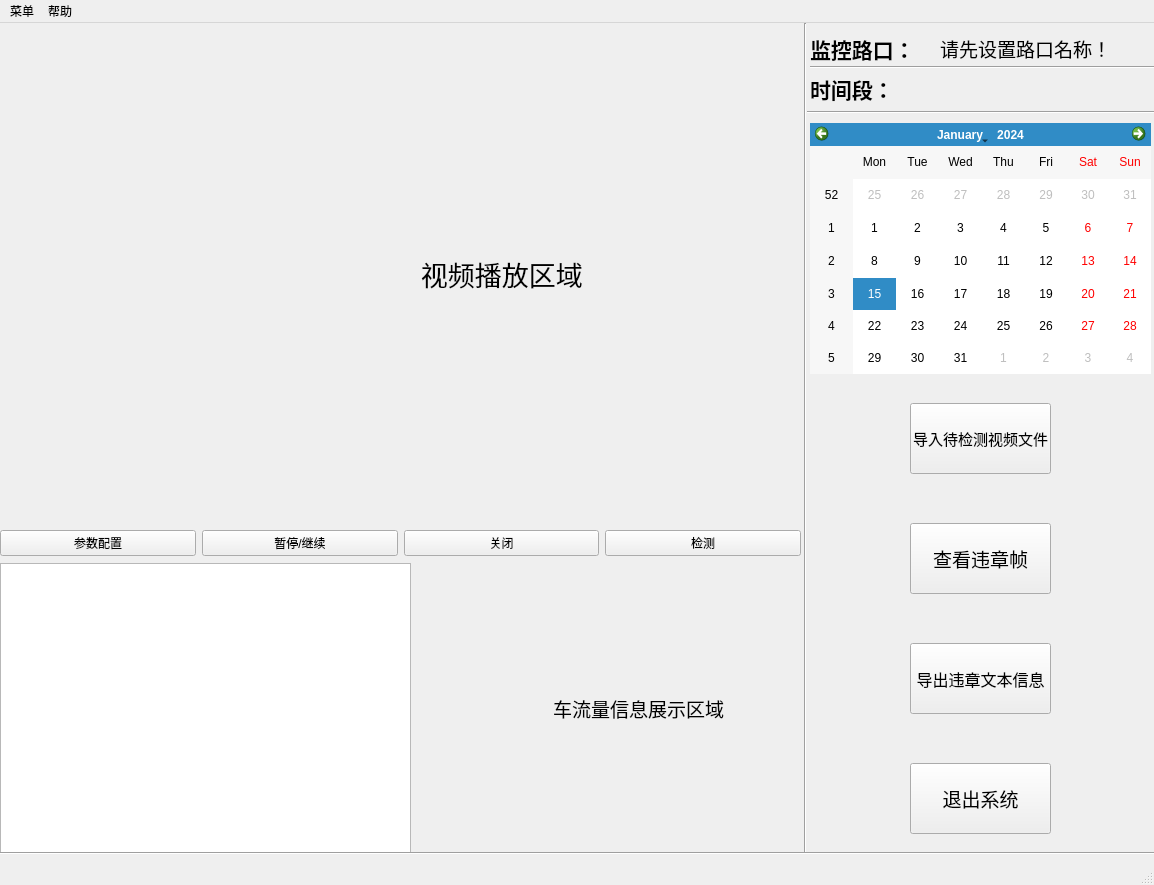
<?xml version="1.0" encoding="UTF-8"?>
<ui version="4.0">
 <class>MainWindow</class>
 <widget class="QMainWindow" name="MainWindow">
  <property name="geometry">
   <rect>
    <x>0</x>
    <y>0</y>
    <width>1154</width>
    <height>885</height>
   </rect>
  </property>
  <property name="minimumSize">
   <size>
    <width>1154</width>
    <height>885</height>
   </size>
  </property>
  <property name="maximumSize">
   <size>
    <width>1154</width>
    <height>885</height>
   </size>
  </property>
  <property name="windowTitle">
   <string>道路违法检测系统</string>
  </property>
  <widget class="QWidget" name="centralwidget">
   <widget class="Line" name="line_2">
    <property name="geometry">
     <rect>
      <x>780</x>
      <y>0</y>
      <width>51</width>
      <height>831</height>
     </rect>
    </property>
    <property name="orientation">
     <enum>Qt::Vertical</enum>
    </property>
   </widget>
   <widget class="QLabel" name="DisplayLabel">
    <property name="geometry">
     <rect>
      <x>0</x>
      <y>0</y>
      <width>801</width>
      <height>501</height>
     </rect>
    </property>
    <property name="minimumSize">
     <size>
      <width>711</width>
      <height>431</height>
     </size>
    </property>
    <property name="maximumSize">
     <size>
      <width>801</width>
      <height>501</height>
     </size>
    </property>
    <property name="font">
     <font>
      <family>Agency FB</family>
      <pointsize>20</pointsize>
     </font>
    </property>
    <property name="text">
     <string>                                                            视频播放区域</string>
    </property>
    <property name="textFormat">
     <enum>Qt::AutoText</enum>
    </property>
   </widget>
   <widget class="QTableView" name="tableView">
    <property name="geometry">
     <rect>
      <x>0</x>
      <y>540</y>
      <width>411</width>
      <height>291</height>
     </rect>
    </property>
    <property name="minimumSize">
     <size>
      <width>0</width>
      <height>0</height>
     </size>
    </property>
    <attribute name="horizontalHeaderShowSortIndicator" stdset="0">
     <bool>false</bool>
    </attribute>
   </widget>
   <widget class="QLabel" name="label_road">
    <property name="geometry">
     <rect>
      <x>810</x>
      <y>10</y>
      <width>111</width>
      <height>31</height>
     </rect>
    </property>
    <property name="font">
     <font>
      <family>仿宋</family>
      <pointsize>16</pointsize>
      <weight>75</weight>
      <bold>true</bold>
     </font>
    </property>
    <property name="text">
     <string>监控路口：</string>
    </property>
   </widget>
   <widget class="QLabel" name="label_road_text">
    <property name="geometry">
     <rect>
      <x>940</x>
      <y>10</y>
      <width>181</width>
      <height>31</height>
     </rect>
    </property>
    <property name="font">
     <font>
      <family>仿宋</family>
      <pointsize>14</pointsize>
     </font>
    </property>
    <property name="text">
     <string>请先设置路口名称！</string>
    </property>
   </widget>
   <widget class="Line" name="line">
    <property name="geometry">
     <rect>
      <x>0</x>
      <y>-25</y>
      <width>1171</width>
      <height>31</height>
     </rect>
    </property>
    <property name="orientation">
     <enum>Qt::Horizontal</enum>
    </property>
   </widget>
   <widget class="QCalendarWidget" name="calendarWidget">
    <property name="geometry">
     <rect>
      <x>810</x>
      <y>100</y>
      <width>341</width>
      <height>251</height>
     </rect>
    </property>
    <property name="minimumSize">
     <size>
      <width>311</width>
      <height>241</height>
     </size>
    </property>
    <property name="maximumSize">
     <size>
      <width>10000</width>
      <height>10000</height>
     </size>
    </property>
   </widget>
   <widget class="Line" name="line_4">
    <property name="geometry">
     <rect>
      <x>-10</x>
      <y>810</y>
      <width>1171</width>
      <height>41</height>
     </rect>
    </property>
    <property name="orientation">
     <enum>Qt::Horizontal</enum>
    </property>
   </widget>
   <widget class="QWidget" name="layoutWidget">
    <property name="geometry">
     <rect>
      <x>0</x>
      <y>500</y>
      <width>801</width>
      <height>41</height>
     </rect>
    </property>
    <layout class="QHBoxLayout" name="horizontalLayout">
     <item>
      <widget class="QPushButton" name="Button_GetPos">
       <property name="text">
        <string>参数配置</string>
       </property>
      </widget>
     </item>
     <item>
      <widget class="QPushButton" name="Continue">
       <property name="text">
        <string>暂停/继续</string>
       </property>
      </widget>
     </item>
     <item>
      <widget class="QPushButton" name="Close">
       <property name="text">
        <string>关闭</string>
       </property>
      </widget>
     </item>
     <item>
      <widget class="QPushButton" name="Api_button">
       <property name="text">
        <string>检测</string>
       </property>
      </widget>
     </item>
    </layout>
   </widget>
   <widget class="QPushButton" name="Open">
    <property name="geometry">
     <rect>
      <x>910</x>
      <y>380</y>
      <width>141</width>
      <height>71</height>
     </rect>
    </property>
    <property name="minimumSize">
     <size>
      <width>141</width>
      <height>71</height>
     </size>
    </property>
    <property name="maximumSize">
     <size>
      <width>141</width>
      <height>71</height>
     </size>
    </property>
    <property name="font">
     <font>
      <family>Agency FB</family>
      <pointsize>11</pointsize>
     </font>
    </property>
    <property name="text">
     <string>导入待检测视频文件</string>
    </property>
   </widget>
   <widget class="QPushButton" name="Button_imgout">
    <property name="geometry">
     <rect>
      <x>910</x>
      <y>500</y>
      <width>141</width>
      <height>71</height>
     </rect>
    </property>
    <property name="minimumSize">
     <size>
      <width>141</width>
      <height>71</height>
     </size>
    </property>
    <property name="maximumSize">
     <size>
      <width>141</width>
      <height>71</height>
     </size>
    </property>
    <property name="font">
     <font>
      <family>Agency FB</family>
      <pointsize>14</pointsize>
     </font>
    </property>
    <property name="text">
     <string>查看违章帧</string>
    </property>
   </widget>
   <widget class="QPushButton" name="Button_infoout">
    <property name="geometry">
     <rect>
      <x>910</x>
      <y>620</y>
      <width>141</width>
      <height>71</height>
     </rect>
    </property>
    <property name="minimumSize">
     <size>
      <width>141</width>
      <height>71</height>
     </size>
    </property>
    <property name="maximumSize">
     <size>
      <width>141</width>
      <height>71</height>
     </size>
    </property>
    <property name="font">
     <font>
      <family>Agency FB</family>
      <pointsize>12</pointsize>
     </font>
    </property>
    <property name="text">
     <string>导出违章文本信息</string>
    </property>
   </widget>
   <widget class="QPushButton" name="Button_quit">
    <property name="geometry">
     <rect>
      <x>910</x>
      <y>740</y>
      <width>141</width>
      <height>71</height>
     </rect>
    </property>
    <property name="minimumSize">
     <size>
      <width>141</width>
      <height>71</height>
     </size>
    </property>
    <property name="maximumSize">
     <size>
      <width>141</width>
      <height>71</height>
     </size>
    </property>
    <property name="font">
     <font>
      <family>Agency FB</family>
      <pointsize>14</pointsize>
     </font>
    </property>
    <property name="text">
     <string>退出系统</string>
    </property>
   </widget>
   <widget class="QLabel" name="label_light">
    <property name="geometry">
     <rect>
      <x>810</x>
      <y>50</y>
      <width>81</width>
      <height>31</height>
     </rect>
    </property>
    <property name="font">
     <font>
      <family>仿宋</family>
      <pointsize>16</pointsize>
      <weight>75</weight>
      <bold>true</bold>
     </font>
    </property>
    <property name="text">
     <string>时间段：</string>
    </property>
   </widget>
   <widget class="QLabel" name="label_date_text">
    <property name="geometry">
     <rect>
      <x>900</x>
      <y>50</y>
      <width>251</width>
      <height>31</height>
     </rect>
    </property>
    <property name="font">
     <font>
      <family>仿宋</family>
      <pointsize>12</pointsize>
     </font>
    </property>
    <property name="text">
     <string/>
    </property>
   </widget>
   <widget class="Line" name="line_3">
    <property name="geometry">
     <rect>
      <x>810</x>
      <y>29</y>
      <width>351</width>
      <height>31</height>
     </rect>
    </property>
    <property name="orientation">
     <enum>Qt::Horizontal</enum>
    </property>
   </widget>
   <widget class="Line" name="line_5">
    <property name="geometry">
     <rect>
      <x>807</x>
      <y>79</y>
      <width>361</width>
      <height>21</height>
     </rect>
    </property>
    <property name="orientation">
     <enum>Qt::Horizontal</enum>
    </property>
   </widget>
   <widget class="QLabel" name="label_roadinfo">
    <property name="geometry">
     <rect>
      <x>410</x>
      <y>540</y>
      <width>391</width>
      <height>291</height>
     </rect>
    </property>
    <property name="font">
     <font>
      <family>Agency FB</family>
      <pointsize>14</pointsize>
     </font>
    </property>
    <property name="text">
     <string>                             车流量信息展示区域</string>
    </property>
   </widget>
  </widget>
  <widget class="QMenuBar" name="menubar">
   <property name="geometry">
    <rect>
     <x>0</x>
     <y>0</y>
     <width>1154</width>
     <height>23</height>
    </rect>
   </property>
   <widget class="QMenu" name="menu">
    <property name="font">
     <font>
      <pointsize>12</pointsize>
     </font>
    </property>
    <property name="title">
     <string>菜单</string>
    </property>
    <addaction name="action_SetRoad"/>
    <addaction name="separator"/>
    <addaction name="action_choose_road"/>
    <addaction name="separator"/>
    <addaction name="delete_cache"/>
    <addaction name="separator"/>
   </widget>
   <widget class="QMenu" name="menu_helper">
    <property name="title">
     <string>帮助</string>
    </property>
    <addaction name="actionHelp"/>
   </widget>
   <addaction name="menu"/>
   <addaction name="menu_helper"/>
  </widget>
  <widget class="QStatusBar" name="statusbar"/>
  <action name="actionDelet_existdata">
   <property name="text">
    <string>清除数据（包括违法记录）</string>
   </property>
  </action>
  <action name="delete_cache">
   <property name="text">
    <string>清理缓存</string>
   </property>
   <property name="font">
    <font>
     <family>Agency FB</family>
     <pointsize>10</pointsize>
    </font>
   </property>
  </action>
  <action name="actionHelp">
   <property name="text">
    <string>查看使用手册</string>
   </property>
  </action>
  <action name="actionZidonghua">
   <property name="text">
    <string>自动化检测</string>
   </property>
  </action>
  <action name="action_choose_road">
   <property name="text">
    <string>查看已处理视频</string>
   </property>
   <property name="font">
    <font>
     <family>Agency FB</family>
     <pointsize>10</pointsize>
    </font>
   </property>
  </action>
  <action name="action_SetRoad">
   <property name="text">
    <string>设置当前路口</string>
   </property>
   <property name="font">
    <font>
     <family>Agency FB</family>
     <pointsize>10</pointsize>
    </font>
   </property>
  </action>
 </widget>
 <resources/>
 <connections>
  <connection>
   <sender>Button_quit</sender>
   <signal>clicked()</signal>
   <receiver>MainWindow</receiver>
   <slot>close()</slot>
   <hints>
    <hint type="sourcelabel">
     <x>808</x>
     <y>650</y>
    </hint>
    <hint type="destinationlabel">
     <x>809</x>
     <y>707</y>
    </hint>
   </hints>
  </connection>
 </connections>
</ui>
